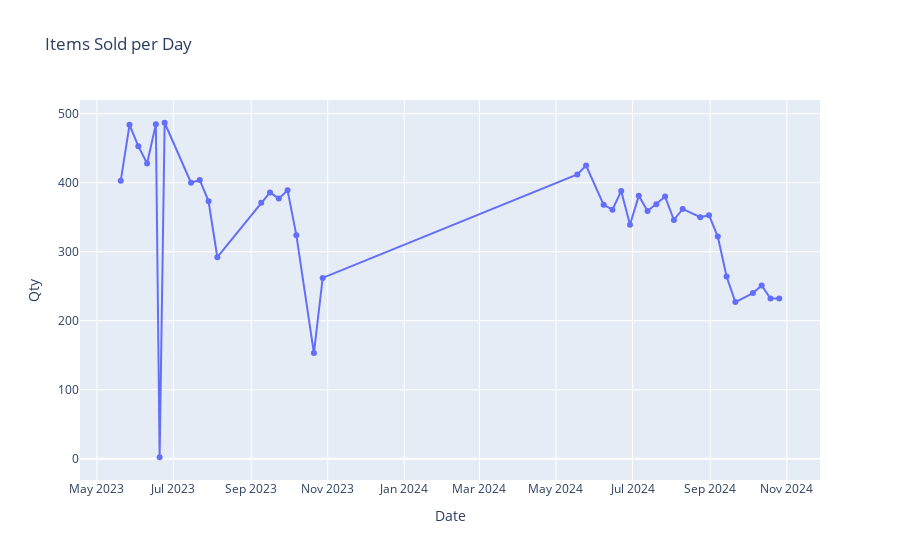

Notebook code cell kept with this figure:
### Code cell
# Create the plot using Plotly Express
fig = px.line(daily_sales_amounts, x='Date', y='Qty', title="Items Sold per Day", markers=True)

# Show the plot
fig.show()

### Figure 1 — Plotly figure (JSON) as saved in the notebook; plotly's stock layout.template omitted (floating-point values rounded to 4 significant figures)
{"data": [{"hovertemplate": "Date=%{x}<br>Qty=%{y}<extra></extra>", "legendgroup": "", "line": {"color": "#636efa", "dash": "solid"}, "marker": {"symbol": "circle"}, "mode": "lines+markers", "name": "", "orientation": "v", "showlegend": false, "type": "scatter", "x": ["2023-05-20", "2023-05-27", "2023-06-03", "2023-06-10", "2023-06-17", "2023-06-20", "2023-06-24", "2023-07-15", "2023-07-22", "2023-07-29", "2023-08-05", "2023-09-09", "2023-09-16", "2023-09-23", "2023-09-30", "2023-10-07", "2023-10-21", "2023-10-28", "2024-05-18", "2024-05-25", "2024-06-08", "2024-06-15", "2024-06-22", "2024-06-29", "2024-07-06", "2024-07-13", "2024-07-20", "2024-07-27", "2024-08-03", "2024-08-10", "2024-08-24", "2024-08-31", "2024-09-07", "2024-09-14", "2024-09-21", "2024-10-05", "2024-10-12", "2024-10-19", "2024-10-26"], "xaxis": "x", "y": [403, 484, 453, 428, 485, 2, 487, 400, 404, 373, 292, 371, 386, 377, 389, 324, 153, 262, 412, 425, 368, 361, 388, 339, 381, 359, 369, 380, 346, 362, 350, 353, 322, 264, 227, 240, 251, 232, 232], "yaxis": "y"}], "layout": {"legend": {"tracegroupgap": 0}, "title": {"text": "Items Sold per Day"}, "xaxis": {"anchor": "y", "domain": [0, 1], "title": {"text": "Date"}}, "yaxis": {"anchor": "x", "domain": [0, 1], "title": {"text": "Qty"}}}}
